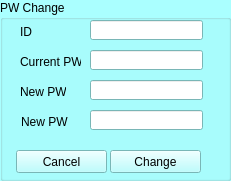
  <widget class="QGroupBox" name="grp_pwchange">
   <property name="geometry">
    <rect>
     <x>530</x>
     <y>410</y>
     <width>231</width>
     <height>181</height>
    </rect>
   </property>
   <property name="palette">
    <palette>
     <active>
      <colorrole role="WindowText">
       <brush brushstyle="SolidPattern">
        <color alpha="255">
         <red>0</red>
         <green>0</green>
         <blue>0</blue>
        </color>
       </brush>
      </colorrole>
      <colorrole role="Button">
       <brush brushstyle="SolidPattern">
        <color alpha="255">
         <red>170</red>
         <green>255</green>
         <blue>255</blue>
        </color>
       </brush>
      </colorrole>
      <colorrole role="Light">
       <brush brushstyle="SolidPattern">
        <color alpha="255">
         <red>255</red>
         <green>255</green>
         <blue>255</blue>
        </color>
       </brush>
      </colorrole>
      <colorrole role="Midlight">
       <brush brushstyle="SolidPattern">
        <color alpha="255">
         <red>212</red>
         <green>255</green>
         <blue>255</blue>
        </color>
       </brush>
      </colorrole>
      <colorrole role="Dark">
       <brush brushstyle="SolidPattern">
        <color alpha="255">
         <red>85</red>
         <green>127</green>
         <blue>127</blue>
        </color>
       </brush>
      </colorrole>
      <colorrole role="Mid">
       <brush brushstyle="SolidPattern">
        <color alpha="255">
         <red>113</red>
         <green>170</green>
         <blue>170</blue>
        </color>
       </brush>
      </colorrole>
      <colorrole role="Text">
       <brush brushstyle="SolidPattern">
        <color alpha="255">
         <red>0</red>
         <green>0</green>
         <blue>0</blue>
        </color>
       </brush>
      </colorrole>
      <colorrole role="BrightText">
       <brush brushstyle="SolidPattern">
        <color alpha="255">
         <red>255</red>
         <green>255</green>
         <blue>255</blue>
        </color>
       </brush>
      </colorrole>
      <colorrole role="ButtonText">
       <brush brushstyle="SolidPattern">
        <color alpha="255">
         <red>0</red>
         <green>0</green>
         <blue>0</blue>
        </color>
       </brush>
      </colorrole>
      <colorrole role="Base">
       <brush brushstyle="SolidPattern">
        <color alpha="255">
         <red>255</red>
         <green>255</green>
         <blue>255</blue>
        </color>
       </brush>
      </colorrole>
      <colorrole role="Window">
       <brush brushstyle="SolidPattern">
        <color alpha="255">
         <red>170</red>
         <green>255</green>
         <blue>255</blue>
        </color>
       </brush>
      </colorrole>
      <colorrole role="Shadow">
       <brush brushstyle="SolidPattern">
        <color alpha="255">
         <red>0</red>
         <green>0</green>
         <blue>0</blue>
        </color>
       </brush>
      </colorrole>
      <colorrole role="AlternateBase">
       <brush brushstyle="SolidPattern">
        <color alpha="255">
         <red>212</red>
         <green>255</green>
         <blue>255</blue>
        </color>
       </brush>
      </colorrole>
      <colorrole role="ToolTipBase">
       <brush brushstyle="SolidPattern">
        <color alpha="255">
         <red>255</red>
         <green>255</green>
         <blue>220</blue>
        </color>
       </brush>
      </colorrole>
      <colorrole role="ToolTipText">
       <brush brushstyle="SolidPattern">
        <color alpha="255">
         <red>0</red>
         <green>0</green>
         <blue>0</blue>
        </color>
       </brush>
      </colorrole>
     </active>
     <inactive>
      <colorrole role="WindowText">
       <brush brushstyle="SolidPattern">
        <color alpha="255">
         <red>0</red>
         <green>0</green>
         <blue>0</blue>
        </color>
       </brush>
      </colorrole>
      <colorrole role="Button">
       <brush brushstyle="SolidPattern">
        <color alpha="255">
         <red>170</red>
         <green>255</green>
         <blue>255</blue>
        </color>
       </brush>
      </colorrole>
      <colorrole role="Light">
       <brush brushstyle="SolidPattern">
        <color alpha="255">
         <red>255</red>
         <green>255</green>
         <blue>255</blue>
        </color>
       </brush>
      </colorrole>
      <colorrole role="Midlight">
       <brush brushstyle="SolidPattern">
        <color alpha="255">
         <red>212</red>
         <green>255</green>
         <blue>255</blue>
        </color>
       </brush>
      </colorrole>
      <colorrole role="Dark">
       <brush brushstyle="SolidPattern">
        <color alpha="255">
         <red>85</red>
         <green>127</green>
         <blue>127</blue>
        </color>
       </brush>
      </colorrole>
      <colorrole role="Mid">
       <brush brushstyle="SolidPattern">
        <color alpha="255">
         <red>113</red>
         <green>170</green>
         <blue>170</blue>
        </color>
       </brush>
      </colorrole>
      <colorrole role="Text">
       <brush brushstyle="SolidPattern">
        <color alpha="255">
         <red>0</red>
         <green>0</green>
         <blue>0</blue>
        </color>
       </brush>
      </colorrole>
      <colorrole role="BrightText">
       <brush brushstyle="SolidPattern">
        <color alpha="255">
         <red>255</red>
         <green>255</green>
         <blue>255</blue>
        </color>
       </brush>
      </colorrole>
      <colorrole role="ButtonText">
       <brush brushstyle="SolidPattern">
        <color alpha="255">
         <red>0</red>
         <green>0</green>
         <blue>0</blue>
        </color>
       </brush>
      </colorrole>
      <colorrole role="Base">
       <brush brushstyle="SolidPattern">
        <color alpha="255">
         <red>255</red>
         <green>255</green>
         <blue>255</blue>
        </color>
       </brush>
      </colorrole>
      <colorrole role="Window">
       <brush brushstyle="SolidPattern">
        <color alpha="255">
         <red>170</red>
         <green>255</green>
         <blue>255</blue>
        </color>
       </brush>
      </colorrole>
      <colorrole role="Shadow">
       <brush brushstyle="SolidPattern">
        <color alpha="255">
         <red>0</red>
         <green>0</green>
         <blue>0</blue>
        </color>
       </brush>
      </colorrole>
      <colorrole role="AlternateBase">
       <brush brushstyle="SolidPattern">
        <color alpha="255">
         <red>212</red>
         <green>255</green>
         <blue>255</blue>
        </color>
       </brush>
      </colorrole>
      <colorrole role="ToolTipBase">
       <brush brushstyle="SolidPattern">
        <color alpha="255">
         <red>255</red>
         <green>255</green>
         <blue>220</blue>
        </color>
       </brush>
      </colorrole>
      <colorrole role="ToolTipText">
       <brush brushstyle="SolidPattern">
        <color alpha="255">
         <red>0</red>
         <green>0</green>
         <blue>0</blue>
        </color>
       </brush>
      </colorrole>
     </inactive>
     <disabled>
      <colorrole role="WindowText">
       <brush brushstyle="SolidPattern">
        <color alpha="255">
         <red>85</red>
         <green>127</green>
         <blue>127</blue>
        </color>
       </brush>
      </colorrole>
      <colorrole role="Button">
       <brush brushstyle="SolidPattern">
        <color alpha="255">
         <red>170</red>
         <green>255</green>
         <blue>255</blue>
        </color>
       </brush>
      </colorrole>
      <colorrole role="Light">
       <brush brushstyle="SolidPattern">
        <color alpha="255">
         <red>255</red>
         <green>255</green>
         <blue>255</blue>
        </color>
       </brush>
      </colorrole>
      <colorrole role="Midlight">
       <brush brushstyle="SolidPattern">
        <color alpha="255">
         <red>212</red>
         <green>255</green>
         <blue>255</blue>
        </color>
       </brush>
      </colorrole>
      <colorrole role="Dark">
       <brush brushstyle="SolidPattern">
        <color alpha="255">
         <red>85</red>
         <green>127</green>
         <blue>127</blue>
        </color>
       </brush>
      </colorrole>
      <colorrole role="Mid">
       <brush brushstyle="SolidPattern">
        <color alpha="255">
         <red>113</red>
         <green>170</green>
         <blue>170</blue>
        </color>
       </brush>
      </colorrole>
      <colorrole role="Text">
       <brush brushstyle="SolidPattern">
        <color alpha="255">
         <red>85</red>
         <green>127</green>
         <blue>127</blue>
        </color>
       </brush>
      </colorrole>
      <colorrole role="BrightText">
       <brush brushstyle="SolidPattern">
        <color alpha="255">
         <red>255</red>
         <green>255</green>
         <blue>255</blue>
        </color>
       </brush>
      </colorrole>
      <colorrole role="ButtonText">
       <brush brushstyle="SolidPattern">
        <color alpha="255">
         <red>85</red>
         <green>127</green>
         <blue>127</blue>
        </color>
       </brush>
      </colorrole>
      <colorrole role="Base">
       <brush brushstyle="SolidPattern">
        <color alpha="255">
         <red>170</red>
         <green>255</green>
         <blue>255</blue>
        </color>
       </brush>
      </colorrole>
      <colorrole role="Window">
       <brush brushstyle="SolidPattern">
        <color alpha="255">
         <red>170</red>
         <green>255</green>
         <blue>255</blue>
        </color>
       </brush>
      </colorrole>
      <colorrole role="Shadow">
       <brush brushstyle="SolidPattern">
        <color alpha="255">
         <red>0</red>
         <green>0</green>
         <blue>0</blue>
        </color>
       </brush>
      </colorrole>
      <colorrole role="AlternateBase">
       <brush brushstyle="SolidPattern">
        <color alpha="255">
         <red>170</red>
         <green>255</green>
         <blue>255</blue>
        </color>
       </brush>
      </colorrole>
      <colorrole role="ToolTipBase">
       <brush brushstyle="SolidPattern">
        <color alpha="255">
         <red>255</red>
         <green>255</green>
         <blue>220</blue>
        </color>
       </brush>
      </colorrole>
      <colorrole role="ToolTipText">
       <brush brushstyle="SolidPattern">
        <color alpha="255">
         <red>0</red>
         <green>0</green>
         <blue>0</blue>
        </color>
       </brush>
      </colorrole>
     </disabled>
    </palette>
   </property>
   <property name="autoFillBackground">
    <bool>true</bool>
   </property>
   <property name="title">
    <string>PW Change</string>
   </property>
   <widget class="QLineEdit" name="txt_change_id">
    <property name="geometry">
     <rect>
      <x>90</x>
      <y>20</y>
      <width>113</width>
      <height>20</height>
     </rect>
    </property>
   </widget>
   <widget class="QLineEdit" name="txt_cur_pw">
    <property name="geometry">
     <rect>
      <x>90</x>
      <y>50</y>
      <width>113</width>
      <height>20</height>
     </rect>
    </property>
   </widget>
   <widget class="QLineEdit" name="txt_change_pw">
    <property name="geometry">
     <rect>
      <x>90</x>
      <y>80</y>
      <width>113</width>
      <height>20</height>
     </rect>
    </property>
   </widget>
   <widget class="QLabel" name="label_20">
    <property name="geometry">
     <rect>
      <x>20</x>
      <y>25</y>
      <width>46</width>
      <height>13</height>
     </rect>
    </property>
    <property name="text">
     <string>ID</string>
    </property>
   </widget>
   <widget class="QLabel" name="label_21">
    <property name="geometry">
     <rect>
      <x>20</x>
      <y>54</y>
      <width>61</width>
      <height>16</height>
     </rect>
    </property>
    <property name="text">
     <string>Current PW</string>
    </property>
   </widget>
   <widget class="QLabel" name="label_22">
    <property name="geometry">
     <rect>
      <x>20</x>
      <y>85</y>
      <width>46</width>
      <height>13</height>
     </rect>
    </property>
    <property name="frameShape">
     <enum>QFrame::NoFrame</enum>
    </property>
    <property name="frameShadow">
     <enum>QFrame::Plain</enum>
    </property>
    <property name="text">
     <string>New PW</string>
    </property>
   </widget>
   <widget class="QPushButton" name="btn_change">
    <property name="geometry">
     <rect>
      <x>110</x>
      <y>150</y>
      <width>91</width>
      <height>23</height>
     </rect>
    </property>
    <property name="text">
     <string>Change</string>
    </property>
   </widget>
   <widget class="QPushButton" name="btn_change_cancel">
    <property name="geometry">
     <rect>
      <x>16</x>
      <y>150</y>
      <width>91</width>
      <height>23</height>
     </rect>
    </property>
    <property name="text">
     <string>Cancel</string>
    </property>
   </widget>
   <widget class="QLineEdit" name="txt_change_pw2">
    <property name="geometry">
     <rect>
      <x>90</x>
      <y>110</y>
      <width>113</width>
      <height>20</height>
     </rect>
    </property>
   </widget>
   <widget class="QLabel" name="label_26">
    <property name="geometry">
     <rect>
      <x>21</x>
      <y>114</y>
      <width>61</width>
      <height>16</height>
     </rect>
    </property>
    <property name="text">
     <string>New PW</string>
    </property>
   </widget>
  </widget>
